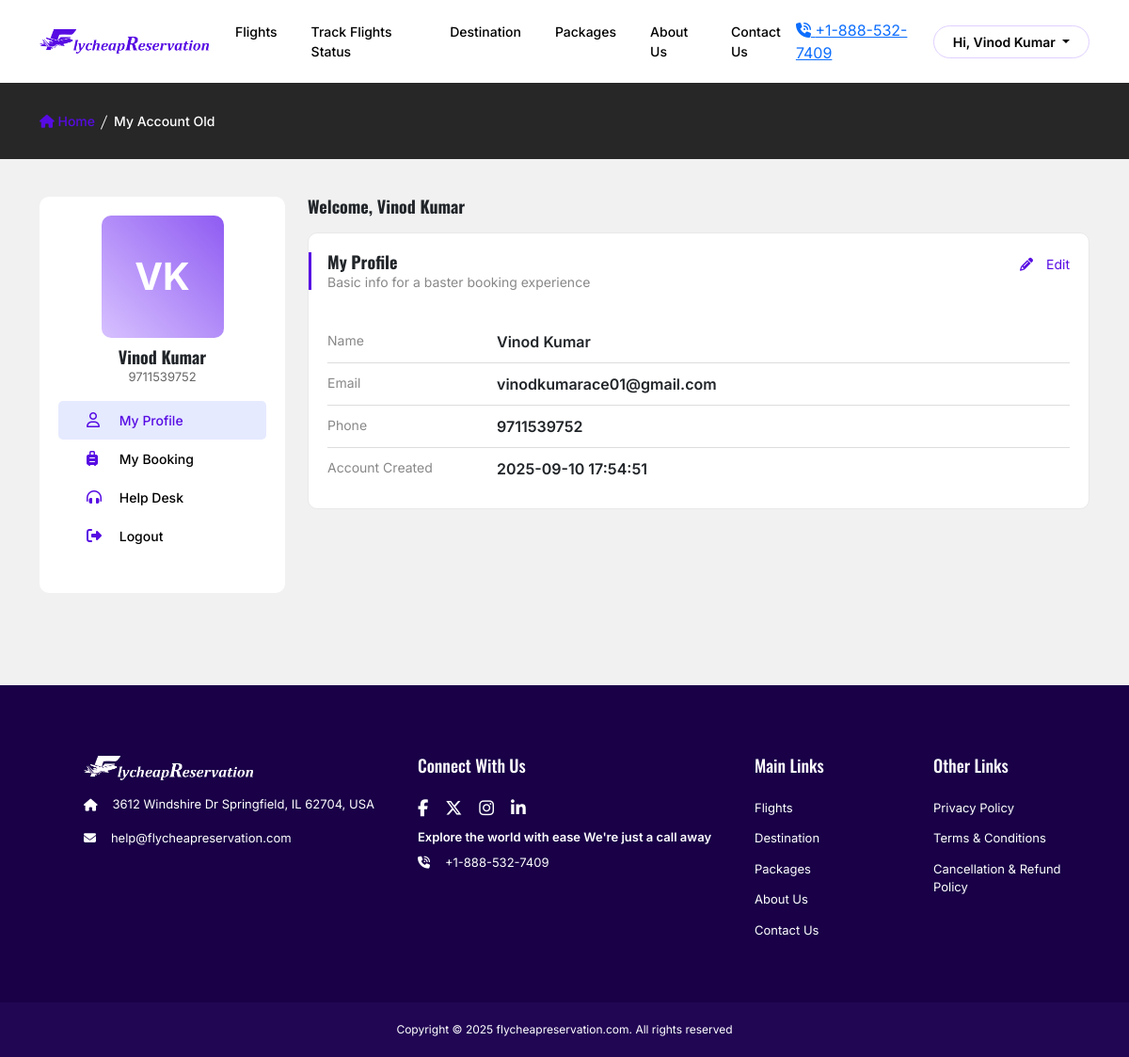
The page /my-account-old.php (signed in) on the database its author committed.
### tables this page shows
CREATE TABLE `users` (
  `id` int(50) NOT NULL,
  `first_name` varchar(250) NOT NULL,
  `last_name` varchar(250) NOT NULL,
  `user_email` varchar(250) NOT NULL,
  `user_password` varchar(255) NOT NULL,
  `user_phone` varchar(20) NOT NULL,
  `gender` varchar(250) NOT NULL,
  `date_of_birth` date NOT NULL,
  `address_1` varchar(250) NOT NULL,
  `address_2` varchar(250) NOT NULL,
  `country` varchar(150) NOT NULL,
  `state` varchar(150) NOT NULL,
  `city` varchar(150) NOT NULL,
  `zipcode` int(11) NOT NULL,
  `created_at` varchar(250) NOT NULL
);

### my-account-old.php (the view, shortened to what this page needs)
<?php
include 'includes/db_connect.php';
$user_id = $_SESSION['user_id'];
$stmt = $conn->prepare("SELECT first_name, last_name, user_email, user_phone, created_at
                        FROM users
                        WHERE id = ?");
$stmt->bind_param("i", $user_id);
$stmt->execute();
$result = $stmt->get_result();
$user = $result->fetch_assoc();
?>
<!DOCTYPE html>
<html lang="en">
<head>
<section class="gray-bg pt-0 pt-md-4 active">
  <div class="container">
    <div class="row pt-3 pb-5">
      <div class="col-sm-12 col-md-3">
        <aside class="my_account-sidebar">
          <div class="profile-imgarea">
            <div class="profile-nameimg">
              <span id="profile-picname"> Vk </span>
            </div>
          </div>
          <h2 class="my_account-title text-center"><?php echo htmlspecialchars($_SESSION['user_name']); ?></h2>
          <p class="my_account-desig"><?= htmlspecialchars($user['user_phone']) ?> </p>
          <ul class="my_account-sidemenu">
            <li class="active"><a href="my-profile.php"><i class="far fa-user"></i> My Profile</a></li>
            <li><a href="my-booking.php"><i class="fas fa-suitcase-rolling"></i> My Booking</a></li>
            <li><a href="help-desk.php"><i class="fas fa-headphones-alt"></i> Help Desk</a></li>
            <li><a href="javascript:void(0)" data-bs-toggle="modal" data-bs-target="#logout-modal"><i class="fas fa-sign-out-alt"></i> Logout</a></li>
          </ul>
        </aside>
      </div>
      <div class="col-lg-9">
        <div class="row">
          <div class="col-12 col-sm">
            <h2 class="my_account-title pb-3"><?php echo "Welcome, " . htmlspecialchars($_SESSION['user_name']); ?></h2>
            <div class="my_account-box">
              <div class=" my_account-box-leftline"></div>
              <div class="row">
                <div class="col">
                  <h2 class="my_account-title">My Profile</h2>
                  <p class="my_account-subtitle">Basic info for a baster booking experience</p>
                </div>
                <div class="col-auto">
                  <a href="javascript:void(0)" class="my_account-edit-btn" data-toggle="modal" data-target="#edit-profile"><i class="fas fa-pencil-alt"></i> Edit</a>
                </div>
              </div>
              <ul class="my_account-detail">
                <li>
                  <div class="my_account-detail-hding">Name</div>
                  <div class="my_account-detail-info"><?php echo htmlspecialchars($_SESSION['user_name']); ?></div>
                </li>
                <li>
                  <div class="my_account-detail-hding">Email</div>
                  <div class="my_account-detail-info"><?= htmlspecialchars($user['user_email']) ?></div>
                </li>
                <li>
                  <div class="my_account-detail-hding">Phone</div>
                  <div class="my_account-detail-info"><?= htmlspecialchars($user['user_phone']) ?></div>
                </li>
                <li>
                  <div class="my_account-detail-hding">Account Created</div>
                  <div class="my_account-detail-info"><?= htmlspecialchars($user['created_at']) ?></div>
                </li>
              </ul>
            </div>
          </div>
        </div>
      </div>
    </div>
  </div>
</section>

### bkp/pc/12-9-2025/css/style.css (style rules this page uses)
html { scroll-behavior: smooth; }
body { font-family: "Inter", sans-serif !important; font-weight: 400; }
h1,h2,h3,h4,h5,h6 { font-family: "Oswald", sans-serif; }
.gray-bg { padding: 35px 0; background-color: #f1f1f1; }
.my_account-sidebar { position: sticky; top: 0; background-color: #fff; padding: 20px 20px 40px; border-radius: 10px; margin-bottom: 15px; }
.profile-imgarea { position: relative; border-radius: 10px; height: 130px; width: 130px; margin:0 auto 10px; background-image: linear-gradient(45deg, #d7c1ff, #8f5bf2); }
.profile-nameimg { font-size: 40px; font-weight: 700; color: #fff; width: 100%; height: 100%; text-align: center; text-transform: uppercase; display: flex; align-items: center; justify-content: center; }
.my_account-title { margin: 0; padding-bottom: 0; font-size: 18px; font-weight: 700; }
.my_account-subtitle { color: #888; font-size: 14px; }
.my_account-desig { color: #666; font-size: 13px; text-align: center; }
.my_account-sidemenu { display: flex; flex-direction: column; margin: 0; padding: 0; }
.my_account-sidemenu li { list-style: none; }
.my_account-sidemenu li a { font-size: 14px; text-decoration: none; font-weight: 500; color: #000; padding: 10px 30px; border-radius: 5px; display: block; }
.my_account-sidemenu li a > i { width: 16px; font-size: 16px; color:#570ce3; margin-right: 15px; }
.my_account-sidemenu li.active a { background: #e5eaff; color: #570ce3; }
.my_account-box { border: 1px solid #e9e9e9; padding: 20px; background-color: #fff; margin-bottom: 15px; border-radius: 10px; position: relative; }
.my_account-box-leftline { position: absolute; top: 20px; left: 0; height: 40px; width: 3px; background: #570ce3; }
.my_account-edit-btn { font-size: 14px; text-decoration: none; color: #570ce3; border-radius: 4px; border: 1px solid #570ce3 padding: 8px 20px; display: inline-block; ; }
.my_account-edit-btn > i { margin-right: 10px; }
.my_account-detail { display: flex; flex-direction: column; margin: 15px 0 0; padding: 0px; }
.my_account-detail li { list-style: none; display: flex; flex-wrap: wrap; border-bottom: 1px solid #ddd; padding: 10px 0; }
.my_account-detail li:last-child { border-bottom: none; }
.my_account-detail li > .my_account-detail-hding { font-size: 14px; color:#888; width: 160px; margin-right: 20px; }
.my_account-detail li > .my_account-detail-info { font-size: 16px; font-weight: 600; }

### rows shown on the page
users: user_phone "9711539752", user_email "vinodkumarace01@gmail.com", created_at "2025-09-10 17:54:51"

### other values the page prints
$phone_web "+1-888-532-7409"
$_SESSION['user_name'] "Vinod Kumar"
$label "My Account Old"
$email_web "help@flycheapreservation.com"
$domainname_web_url_web "flycheapreservation.com"
